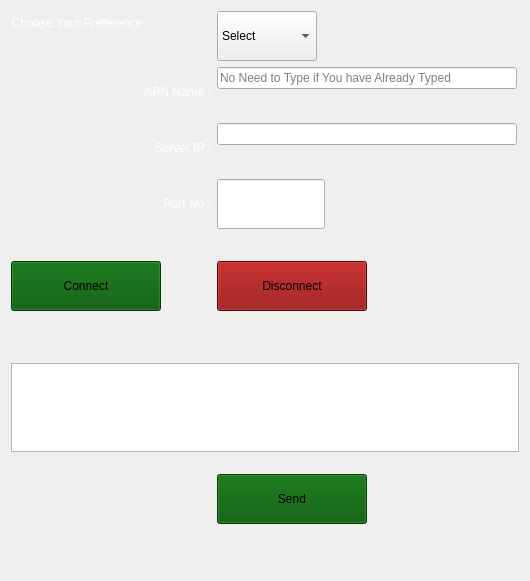
          <widget class="QWidget" name="scrollAreaWidgetContents_2">
           <property name="geometry">
            <rect>
             <x>0</x>
             <y>0</y>
             <width>530</width>
             <height>581</height>
            </rect>
           </property>
           <layout class="QFormLayout" name="formLayout_4">
            <property name="fieldGrowthPolicy">
             <enum>QFormLayout::AllNonFixedFieldsGrow</enum>
            </property>
            <item row="0" column="0">
             <widget class="QLabel" name="label_3">
              <property name="styleSheet">
               <string notr="true">background-color: rgba(255, 255, 255, 0);
border-color: rgba(255, 255, 255, 0);</string>
              </property>
              <property name="text">
               <string>&lt;html&gt;&lt;head/&gt;&lt;body&gt;&lt;p align=&quot;right&quot;&gt;&lt;span style=&quot; color:#ffffff;&quot;&gt;Choose Your Preference :&lt;/span&gt;&lt;/p&gt;&lt;/body&gt;&lt;/html&gt;</string>
              </property>
             </widget>
            </item>
            <item row="0" column="1">
             <widget class="QComboBox" name="comboBox">
              <property name="sizePolicy">
               <sizepolicy hsizetype="Fixed" vsizetype="Fixed">
                <horstretch>0</horstretch>
                <verstretch>0</verstretch>
               </sizepolicy>
              </property>
              <property name="minimumSize">
               <size>
                <width>100</width>
                <height>50</height>
               </size>
              </property>
              <item>
               <property name="text">
                <string>Select</string>
               </property>
              </item>
              <item>
               <property name="text">
                <string>TCP</string>
               </property>
              </item>
              <item>
               <property name="text">
                <string>UDP</string>
               </property>
              </item>
             </widget>
            </item>
            <item row="1" column="0">
             <widget class="QLabel" name="label_4">
              <property name="sizePolicy">
               <sizepolicy hsizetype="Fixed" vsizetype="Fixed">
                <horstretch>0</horstretch>
                <verstretch>0</verstretch>
               </sizepolicy>
              </property>
              <property name="minimumSize">
               <size>
                <width>200</width>
                <height>50</height>
               </size>
              </property>
              <property name="styleSheet">
               <string notr="true">background-color: rgba(255, 255, 255, 0);
border-color: rgba(255, 255, 255, 0);</string>
              </property>
              <property name="text">
               <string>&lt;html&gt;&lt;head/&gt;&lt;body&gt;&lt;p align=&quot;right&quot;&gt;&lt;span style=&quot; color:#ffffff;&quot;&gt;APN Name :&lt;/span&gt;&lt;/p&gt;&lt;/body&gt;&lt;/html&gt;</string>
              </property>
             </widget>
            </item>
            <item row="1" column="1">
             <widget class="QLineEdit" name="lineEdit_2">
              <property name="sizePolicy">
               <sizepolicy hsizetype="Fixed" vsizetype="Fixed">
                <horstretch>0</horstretch>
                <verstretch>0</verstretch>
               </sizepolicy>
              </property>
              <property name="minimumSize">
               <size>
                <width>300</width>
                <height>0</height>
               </size>
              </property>
              <property name="placeholderText">
               <string>No Need to Type if You have Already Typed</string>
              </property>
             </widget>
            </item>
            <item row="2" column="0">
             <widget class="QLabel" name="label_5">
              <property name="sizePolicy">
               <sizepolicy hsizetype="Fixed" vsizetype="Fixed">
                <horstretch>0</horstretch>
                <verstretch>0</verstretch>
               </sizepolicy>
              </property>
              <property name="minimumSize">
               <size>
                <width>200</width>
                <height>50</height>
               </size>
              </property>
              <property name="styleSheet">
               <string notr="true">background-color: rgba(255, 255, 255, 0);
border-color: rgba(255, 255, 255, 0);</string>
              </property>
              <property name="text">
               <string>&lt;html&gt;&lt;head/&gt;&lt;body&gt;&lt;p align=&quot;right&quot;&gt;&lt;span style=&quot; color:#ffffff;&quot;&gt;Server IP :&lt;/span&gt;&lt;/p&gt;&lt;/body&gt;&lt;/html&gt;</string>
              </property>
             </widget>
            </item>
            <item row="2" column="1">
             <widget class="QLineEdit" name="lineEdit_4">
              <property name="sizePolicy">
               <sizepolicy hsizetype="Fixed" vsizetype="Fixed">
                <horstretch>30</horstretch>
                <verstretch>0</verstretch>
               </sizepolicy>
              </property>
              <property name="minimumSize">
               <size>
                <width>300</width>
                <height>0</height>
               </size>
              </property>
             </widget>
            </item>
            <item row="3" column="0">
             <widget class="QLabel" name="label_7">
              <property name="sizePolicy">
               <sizepolicy hsizetype="Fixed" vsizetype="Fixed">
                <horstretch>0</horstretch>
                <verstretch>0</verstretch>
               </sizepolicy>
              </property>
              <property name="minimumSize">
               <size>
                <width>200</width>
                <height>50</height>
               </size>
              </property>
              <property name="styleSheet">
               <string notr="true">background-color: rgba(255, 255, 255, 0);
border-color: rgba(255, 255, 255, 0);</string>
              </property>
              <property name="text">
               <string>&lt;html&gt;&lt;head/&gt;&lt;body&gt;&lt;p align=&quot;right&quot;&gt;&lt;span style=&quot; color:#ffffff;&quot;&gt;Port No :&lt;/span&gt;&lt;/p&gt;&lt;/body&gt;&lt;/html&gt;</string>
              </property>
             </widget>
            </item>
            <item row="3" column="1">
             <widget class="QLineEdit" name="lineEdit_5">
              <property name="sizePolicy">
               <sizepolicy hsizetype="Fixed" vsizetype="Fixed">
                <horstretch>0</horstretch>
                <verstretch>0</verstretch>
               </sizepolicy>
              </property>
              <property name="minimumSize">
               <size>
                <width>0</width>
                <height>50</height>
               </size>
              </property>
             </widget>
            </item>
            <item row="4" column="1">
             <spacer name="verticalSpacer_15">
              <property name="orientation">
               <enum>Qt::Vertical</enum>
              </property>
              <property name="sizeType">
               <enum>QSizePolicy::Fixed</enum>
              </property>
              <property name="sizeHint" stdset="0">
               <size>
                <width>20</width>
                <height>20</height>
               </size>
              </property>
             </spacer>
            </item>
            <item row="5" column="0">
             <widget class="QPushButton" name="pushButton_8">
              <property name="sizePolicy">
               <sizepolicy hsizetype="Fixed" vsizetype="Fixed">
                <horstretch>0</horstretch>
                <verstretch>0</verstretch>
               </sizepolicy>
              </property>
              <property name="minimumSize">
               <size>
                <width>150</width>
                <height>50</height>
               </size>
              </property>
              <property name="styleSheet">
               <string notr="true">background-color: rgb(0, 85, 0);</string>
              </property>
              <property name="text">
               <string>Connect</string>
              </property>
              <property name="icon">
               <iconset resource="background.qrc">
                <normaloff>:/icon/Icons/connect-icon.png</normaloff>:/icon/Icons/connect-icon.png</iconset>
              </property>
              <property name="iconSize">
               <size>
                <width>32</width>
                <height>32</height>
               </size>
              </property>
             </widget>
            </item>
            <item row="5" column="1">
             <widget class="QPushButton" name="pushButton_7">
              <property name="sizePolicy">
               <sizepolicy hsizetype="Fixed" vsizetype="Fixed">
                <horstretch>0</horstretch>
                <verstretch>0</verstretch>
               </sizepolicy>
              </property>
              <property name="minimumSize">
               <size>
                <width>150</width>
                <height>50</height>
               </size>
              </property>
              <property name="styleSheet">
               <string notr="true">background-color: rgb(139, 0, 0);</string>
              </property>
              <property name="text">
               <string>Disconnect</string>
              </property>
              <property name="icon">
               <iconset resource="background.qrc">
                <normaloff>:/icon/Icons/45420.png</normaloff>:/icon/Icons/45420.png</iconset>
              </property>
              <property name="iconSize">
               <size>
                <width>32</width>
                <height>32</height>
               </size>
              </property>
             </widget>
            </item>
            <item row="6" column="0">
             <spacer name="verticalSpacer_13">
              <property name="orientation">
               <enum>Qt::Vertical</enum>
              </property>
              <property name="sizeType">
               <enum>QSizePolicy::Fixed</enum>
              </property>
              <property name="sizeHint" stdset="0">
               <size>
                <width>20</width>
                <height>40</height>
               </size>
              </property>
             </spacer>
            </item>
            <item row="7" column="0" colspan="2">
             <widget class="QPlainTextEdit" name="plainTextEdit_7"/>
            </item>
            <item row="9" column="1">
             <spacer name="verticalSpacer_18">
              <property name="orientation">
               <enum>Qt::Vertical</enum>
              </property>
              <property name="sizeType">
               <enum>QSizePolicy::Fixed</enum>
              </property>
              <property name="sizeHint" stdset="0">
               <size>
                <width>10</width>
                <height>10</height>
               </size>
              </property>
             </spacer>
            </item>
            <item row="10" column="0">
             <spacer name="verticalSpacer_14">
              <property name="orientation">
               <enum>Qt::Vertical</enum>
              </property>
              <property name="sizeType">
               <enum>QSizePolicy::Fixed</enum>
              </property>
              <property name="sizeHint" stdset="0">
               <size>
                <width>20</width>
                <height>40</height>
               </size>
              </property>
             </spacer>
            </item>
            <item row="10" column="1">
             <widget class="QPushButton" name="pushButton_25">
              <property name="sizePolicy">
               <sizepolicy hsizetype="Fixed" vsizetype="Fixed">
                <horstretch>0</horstretch>
                <verstretch>0</verstretch>
               </sizepolicy>
              </property>
              <property name="minimumSize">
               <size>
                <width>150</width>
                <height>50</height>
               </size>
              </property>
              <property name="styleSheet">
               <string notr="true">background-color: rgb(0, 85, 0);</string>
              </property>
              <property name="text">
               <string>Send</string>
              </property>
              <property name="icon">
               <iconset resource="background.qrc">
                <normaloff>:/icon/Icons/Telegram (1).png</normaloff>:/icon/Icons/Telegram (1).png</iconset>
              </property>
              <property name="iconSize">
               <size>
                <width>32</width>
                <height>32</height>
               </size>
              </property>
             </widget>
            </item>
            <item row="11" column="1">
             <spacer name="verticalSpacer_17">
              <property name="orientation">
               <enum>Qt::Vertical</enum>
              </property>
              <property name="sizeType">
               <enum>QSizePolicy::Fixed</enum>
              </property>
              <property name="sizeHint" stdset="0">
               <size>
                <width>20</width>
                <height>40</height>
               </size>
              </property>
             </spacer>
            </item>
           </layout>
          </widget>
